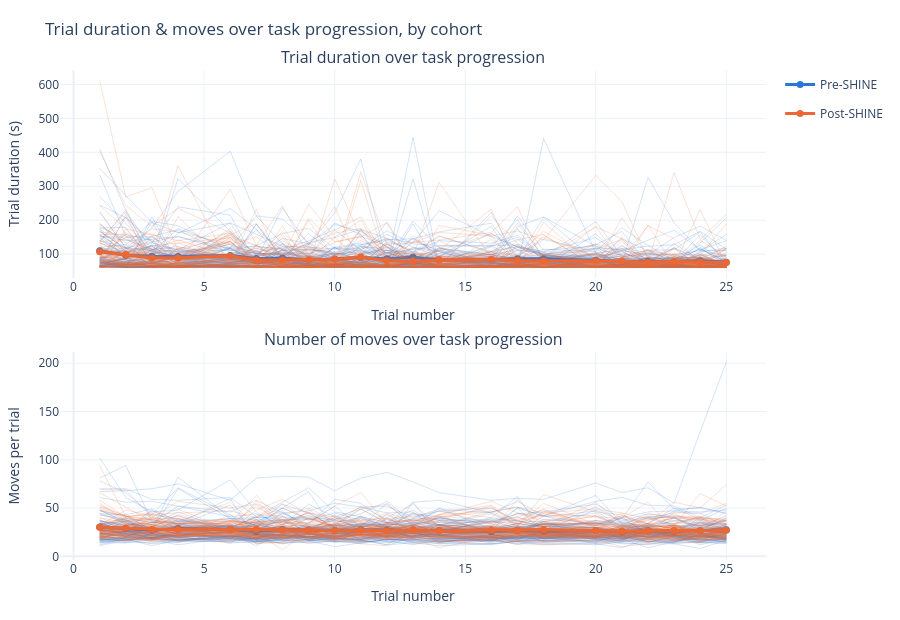

Notebook source saved alongside this figure:
### Code cell
fig_trial_progression(trials_main).show()
